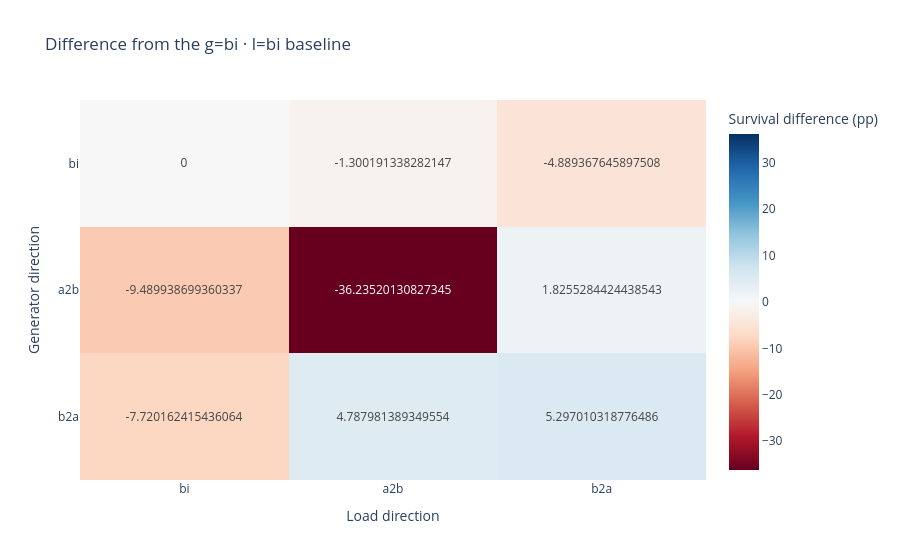

Here is the notebook cell this chart was saved with:
### Code cell
baseline_code = (
    DIRECTION_CODES[BASELINE_GENERATOR_DIRECTION],
    DIRECTION_CODES[BASELINE_LOAD_DIRECTION],
)
baseline_value = absolute_table.loc[baseline_code[0], baseline_code[1]]
if pd.isna(baseline_value):
    raise ValueError(
        "The baseline cell has no value, so a relative heatmap is undefined."
    )
print(f"Baseline ({BASELINE_LABEL}) = {baseline_value:.2f}%")

delta_table = absolute_table - baseline_value
delta_limit = float(np.nanmax(np.abs(delta_table.to_numpy())))
show_direction_heatmap(
    delta_table,
    f"Difference from the {BASELINE_LABEL} baseline",
    "Survival difference (pp)",
    colorscale="RdBu",
    zmin=-delta_limit,
    zmax=delta_limit,
    zmid=0.0,
    text_format="+.1f",
)
print("done")

### Figure 1 — Plotly figure (JSON) as saved in the notebook; plotly's stock layout.template omitted (floating-point values rounded to 4 significant figures)
{"data": [{"coloraxis": "coloraxis", "hovertemplate": "Load direction: %{x}<br>Generator direction: %{y}<br>Survival difference (pp): %{z}<extra></extra>", "name": "0", "texttemplate": "%{z:+.1f}", "type": "heatmap", "x": ["bi", "a2b", "b2a"], "xaxis": "x", "y": ["bi", "a2b", "b2a"], "yaxis": "y", "z": [[0.0, -1.3, -4.889], [-9.49, -36.24, 1.826], [-7.72, 4.788, 5.297]]}], "layout": {"coloraxis": {"cmax": 36.24, "cmid": 0, "cmin": -36.24, "colorbar": {"title": {"text": "Survival difference (pp)"}}, "colorscale": [[0, "rgb(103,0,31)"], [0.1, "rgb(178,24,43)"], [0.2, "rgb(214,96,77)"], [0.3, "rgb(244,165,130)"], [0.4, "rgb(253,219,199)"], [0.5, "rgb(247,247,247)"], [0.6, "rgb(209,229,240)"], [0.7, "rgb(146,197,222)"], [0.8, "rgb(67,147,195)"], [0.9, "rgb(33,102,172)"], [1, "rgb(5,48,97)"]]}, "title": {"text": "Difference from the g=bi · l=bi baseline"}, "xaxis": {"anchor": "y", "domain": [0, 1], "title": {"text": "Load direction"}}, "yaxis": {"anchor": "x", "autorange": "reversed", "domain": [0, 1], "title": {"text": "Generator direction"}}}}
